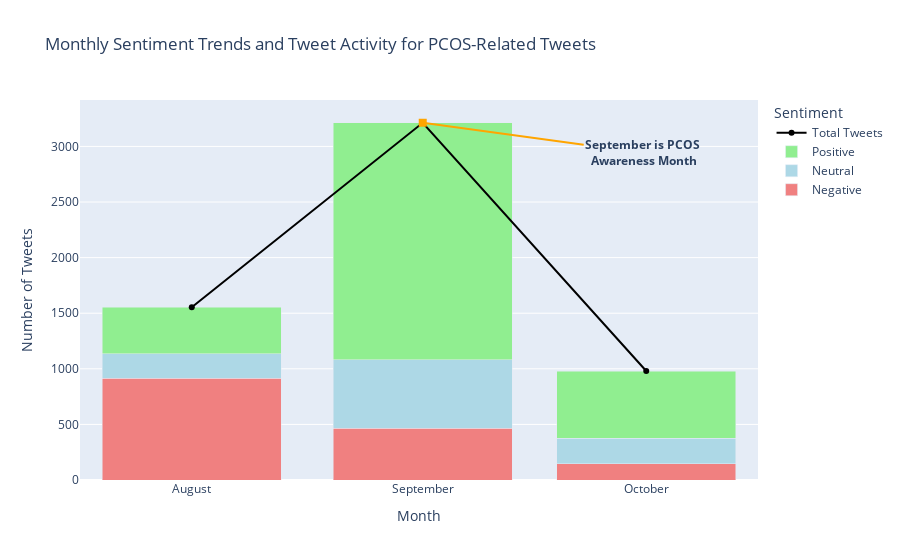

Here is the notebook cell this chart was saved with:
### Markdown cell above
#### Main Graph:

### Code cell
pcos_related['YearMonth'] = pcos_related['Date'].dt.to_period('M')

sentiment_monthly = pcos_related.groupby(['YearMonth', 'Sentiment']).size().unstack(fill_value=0)

total_tweets_monthly = sentiment_monthly.sum(axis=1)

#Top 5 Hashtags
top_hashtags_monthly = (
    pcos_related.explode('Hashtags')
    .groupby('YearMonth')['Hashtags']
    .apply(lambda x: x.value_counts().head(5).index.tolist())
    .to_dict()
)

fig = go.Figure()

colors = {'Positive': 'lightgreen', 'Neutral': 'lightblue', 'Negative': 'lightcoral'}

for sentiment in sentiment_monthly.columns:
    fig.add_trace(go.Bar(
        x=sentiment_monthly.index.astype(str),  
        y=sentiment_monthly[sentiment],
        name=sentiment,
        marker_color=colors[sentiment],
        hoverinfo="text",  
        textposition="none",
        text=[
            f"{sentiment}: {value}"  # Only sentiment counts in the hover text
            for month, value in zip(sentiment_monthly.index, sentiment_monthly[sentiment])
        ]
    ))

fig.add_trace(go.Scatter(
    x=total_tweets_monthly.index.astype(str),
    y=total_tweets_monthly,
    mode='lines+markers',
    name='Total Tweets',
    line=dict(color='black', width=2),
    hoverinfo='text',
    text=[
        f"Total Tweets: {total_tweets_monthly[month]}<br>Top 5 hashtags:<br>{'<br>'.join(top_hashtags_monthly.get(month, []))}"
        for month in total_tweets_monthly.index
    ]
))

#Annotation
fig.add_annotation(
    x="2024-09",  
    y=total_tweets_monthly.max() * 1,  
    text="<b>September is PCOS<br> Awareness Month</b>",  
    showarrow=True,
    arrowhead=7,  
    arrowcolor= "orange",
    arrowwidth=2,
    ax=220,  
    ay=30, 
    hovertext="PCOS-Awareness Month is a<br> global healthcare event<br> observed annually<br> throughout September.",
    hoverlabel=dict(
        bgcolor="orange",  
        bordercolor="black",  
        font=dict(
            color="black"  
        ),    )
)


#Adjustments
fig.update_layout(
    title="Monthly Sentiment Trends and Tweet Activity for PCOS-Related Tweets",
    xaxis_title="Month",
    yaxis_title="Number of Tweets",
    barmode="stack",  
    legend_title="Sentiment",
    hovermode="x unified",
    xaxis=dict(
        tickmode='array',
        tickvals=['2024-08', '2024-09', '2024-10'],  
        ticktext=['August', 'September', 'October'] 
    )
)

fig.update_traces(hoverlabel=dict(align="left"))
                  
fig.show()

### Figure 1 — Plotly figure (JSON) as saved in the notebook; plotly's stock layout.template omitted (floating-point values rounded to 4 significant figures)
{"data": [{"hoverinfo": "text", "hoverlabel": {"align": "left"}, "marker": {"color": "lightcoral"}, "name": "Negative", "text": ["Negative: 914", "Negative: 466", "Negative: 148"], "textposition": "none", "type": "bar", "x": ["2024-08", "2024-09", "2024-10"], "y": [914, 466, 148]}, {"hoverinfo": "text", "hoverlabel": {"align": "left"}, "marker": {"color": "lightblue"}, "name": "Neutral", "text": ["Neutral: 223", "Neutral: 615", "Neutral: 228"], "textposition": "none", "type": "bar", "x": ["2024-08", "2024-09", "2024-10"], "y": [223, 615, 228]}, {"hoverinfo": "text", "hoverlabel": {"align": "left"}, "marker": {"color": "lightgreen"}, "name": "Positive", "text": ["Positive: 416", "Positive: 2132", "Positive: 604"], "textposition": "none", "type": "bar", "x": ["2024-08", "2024-09", "2024-10"], "y": [416, 2132, 604]}, {"hoverinfo": "text", "hoverlabel": {"align": "left"}, "line": {"color": "black", "width": 2}, "mode": "lines+markers", "name": "Total Tweets", "text": ["Total Tweets: 1553<br>Top 5 hashtags:<br>#PCOSAwareness<br>#PCOSWarrior<br>#WomensHealth<br>#health<br>#infertility", "Total Tweets: 3213<br>Top 5 hashtags:<br>#PCOSAwarenessMonth<br>#PCOSAwareness<br>#pcosawarenessmonth<br>#pcosawareness<br>#WomensHealth", "Total Tweets: 980<br>Top 5 hashtags:<br>#WomensHealth<br>#doctors<br>#misinformation<br>#PCOSAwareness<br>#fertility"], "type": "scatter", "x": ["2024-08", "2024-09", "2024-10"], "y": [1553, 3213, 980]}], "layout": {"annotations": [{"arrowcolor": "orange", "arrowhead": 7, "arrowwidth": 2, "ax": 220, "ay": 30, "hoverlabel": {"bgcolor": "orange", "bordercolor": "black", "font": {"color": "black"}}, "hovertext": "PCOS-Awareness Month is a<br> global healthcare event<br> observed annually<br> throughout September.", "showarrow": true, "text": "<b>September is PCOS<br> Awareness Month</b>", "x": "2024-09", "y": 3213}], "autosize": true, "barmode": "stack", "hovermode": "x unified", "legend": {"title": {"text": "Sentiment"}}, "title": {"text": "Monthly Sentiment Trends and Tweet Activity for PCOS-Related Tweets"}, "xaxis": {"autorange": true, "range": ["2024-07-17", "2024-11-10 20:16:41.0695"], "tickmode": "array", "ticktext": ["August", "September", "October"], "tickvals": ["2024-08", "2024-09", "2024-10"], "title": {"text": "Month"}, "type": "date"}, "yaxis": {"autorange": true, "range": [0, 3458.0], "title": {"text": "Number of Tweets"}, "type": "linear"}}}
